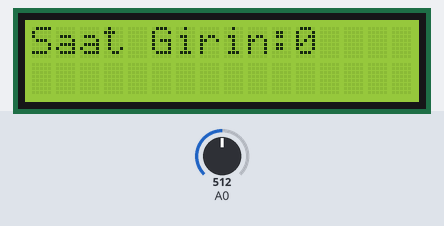
Recording of a sketch running on a simulated Arduino Uno, built with avr-gcc and run on an emulated ATmega328P. Parts: 16×2 character LCD. The test bench sets the inputs (shaded band); at power-on: A0 = 512.

Above: at 2.7 s.
2.8 s: A0 set to 542
4.3 s: A0 set to 570
At 4.71 s:
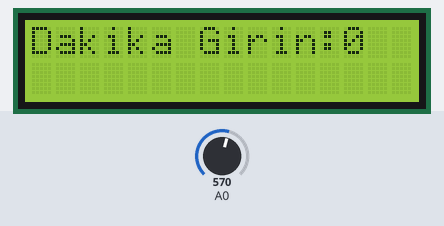
At 6.1 s:
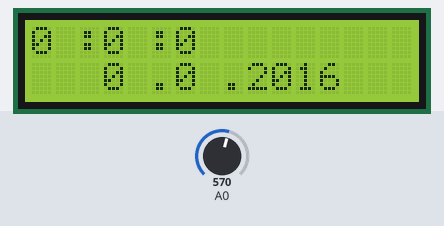
Timing chart, 0 to 7.6 s (numbered marks = the images above; inputs shaded):
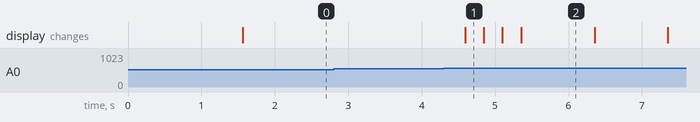

Measured:
- the behaviour switches between 554 and 555 on A0 (found by bisection; images 0 and 1)
- after the input at 2.8 s, every drawn part: stays the same
- after the input at 4.3 s, the display: changes after 0.29 s (image 1)
- what the display in image 2 shows lasts 1.0 s, from 5.4 s to 6.4 s

The sketch:

saat2.ino
```cpp
#include <LiquidCrystal.h>

LiquidCrystal lcd(8,9,4,5,6,7);

#define sag 0
#define ust 1
#define alt 2
#define sol 3
#define secim 4
#define yok 5

int deger= 0;
int okunan = 0;
int ay=0;
int saat=0;
int dakika=0;
int gun=0;
int sure=250;

void setup() {
 lcd.begin(16,2);
 lcd.setCursor(2,0);
 lcd.print("Tarih-Saat");
 delay(1500);

}

void loop() {
  do
  {
    deger=tus_oku();
    lcd.setCursor(0,0);
    lcd.print("Saat Girin:");
    if(deger==ust){saat++;}
    if(deger==alt){ if(deger>0){saat=saat-1;}}

    lcd.setCursor(11,0);
    lcd.print(saat);
    delay(250);
  }while(deger!=secim);
  deger=6;

  do
  {
    deger=tus_oku();
    lcd.setCursor(0,0);
    lcd.print("Dakika Girin:");
    if(deger==ust){dakika++;}
    if(deger==alt && deger>=1){dakika--;}
    lcd.setCursor(13,0);
    lcd.print(dakika);
   delay(250);
  }while(deger!=secim);
  deger=6;
  lcd.clear();
  do
  {
    deger=tus_oku();
    lcd.setCursor(0,0);
    lcd.print("Gun Girin:");
    if(deger==ust){gun++;}
    if(deger==alt && deger>=1){gun--;}
    lcd.setCursor(10,0);
    lcd.print(gun);
    delay(250);

  }while(deger!=secim);
  deger=8;
  lcd.clear();
  do
  {
    deger=tus_oku();
    lcd.setCursor(0,0);
    lcd.print("Ay Girin:");
    if(deger==ust){ay++;}
    if(deger==alt && deger>=1){ay--;}
    lcd.setCursor(9,0);
    lcd.print(ay);
    delay(250);
  }while(deger!=secim);
deger=6;

lcd.clear();
lcd.setCursor(3,1);
lcd.print(gun);
lcd.setCursor(5,1);
lcd.print(".");
lcd.setCursor(6,1);
lcd.print(ay);
lcd.setCursor(8,1);
lcd.print(".");
lcd.setCursor(9,1);
lcd.print("2016");

for(int i=saat;i<60;i++)
{
  lcd.setCursor(0,0);
  lcd.print(i);
  lcd.setCursor(2,0);
  lcd.print(":");
  for(int dak=dakika;dak<60;dak++)
  {
    lcd.setCursor(3,0);
    lcd.print(dak);
    lcd.setCursor(5,0);
    lcd.print(":");
    for(int j=0;j<60;j++)
    {
      lcd.setCursor(6,0);
      lcd.print(j);
      delay(1000);
    }
  }
 }
}


int tus_oku()
{
  okunan=analogRead(0);
  if(okunan>1000)return yok;
  if(okunan<50)return sag;
  if(okunan<195)return ust;
  if(okunan<380)return alt;
  if(okunan<555)return sol;
  if(okunan<790) return secim;
  return yok;
}
```
